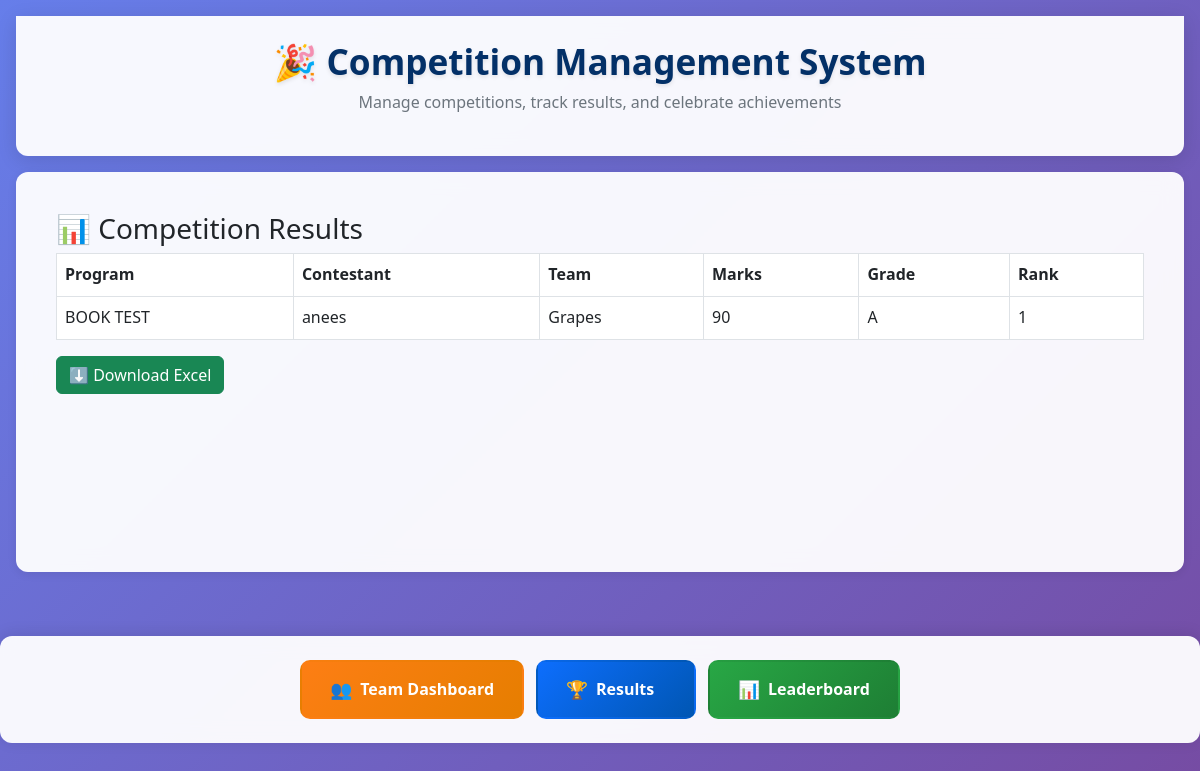
/results/ (signed in), run on an earlier commit of the app's database.
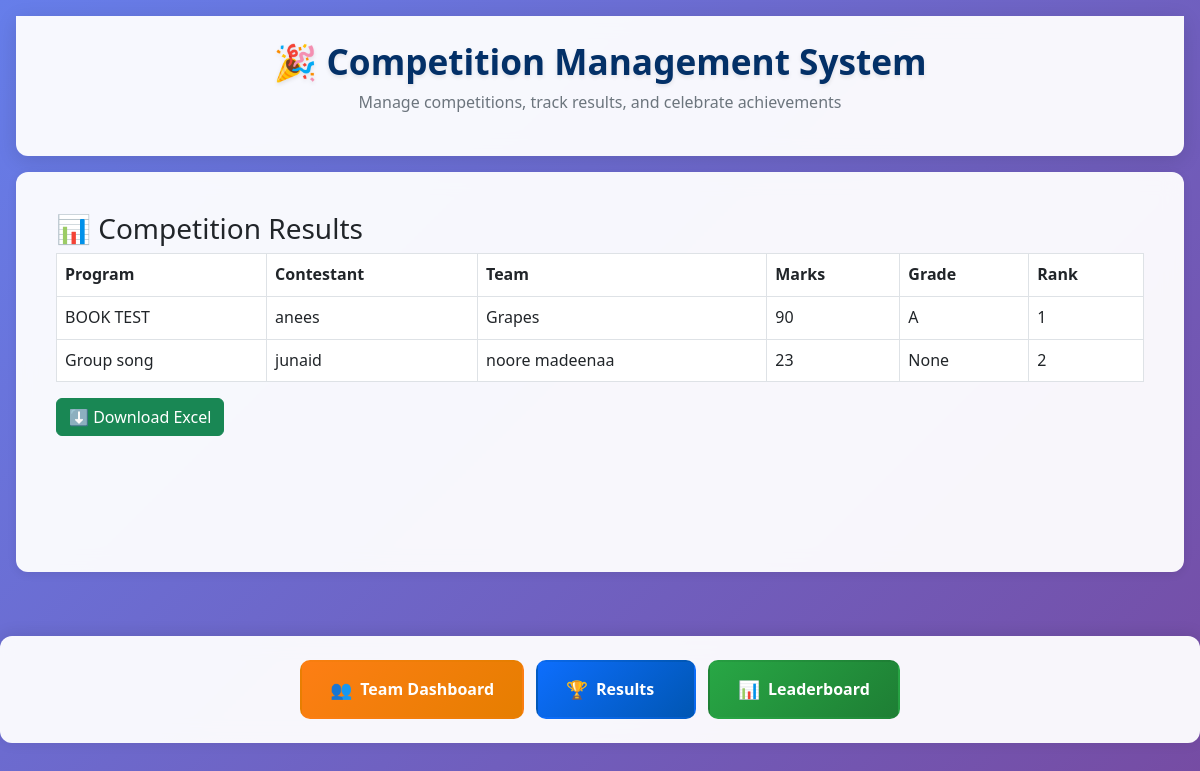
And on a later commit of the database.
### core/models.py (models this page shows, shortened)
class Participation(models.Model):
    contestant = models.ForeignKey(Contestant, on_delete=models.CASCADE)
    program = models.ForeignKey(Program, on_delete=models.CASCADE)
    marks = models.IntegerField(null=True, blank=True)
    rank = models.PositiveIntegerField(null=True, blank=True)
    grade = models.CharField(max_length=1, null=True, blank=True)
    points_awarded = models.BooleanField(default=False)

class Program(models.Model):
    name = models.CharField(max_length=100)
    category = models.ForeignKey(Category, on_delete=models.CASCADE)
    is_group = models.BooleanField(default=False, null=True)

class Contestant(models.Model):
    chest_no = models.PositiveIntegerField(unique=True, null=True)
    name = models.CharField(max_length=100)
    team = models.ForeignKey(Team, on_delete=models.CASCADE, null=True, blank=True)
    category = models.ForeignKey(Category, on_delete=models.CASCADE, null=True)
    total_points = models.IntegerField(default=0)

class Team(models.Model):
    user = models.OneToOneField(User, on_delete=models.CASCADE)
    name = models.CharField(max_length=100)
    total_points = models.IntegerField(default=0)

### core/views.py (the view)
# urls.py: path('results/', views.results_view, name='results'),
@login_required
def results_view(request):
    participations = (
        Participation.objects.filter(marks__isnull=False)
        .select_related('program', 'contestant', 'contestant__team')
        .order_by('-marks')  # Sort by marks first
    )
    current_rank = 0
    last_marks = None
    for index, p in enumerate(participations, start=1):
        if p.marks != last_marks:
            current_rank = index
            last_marks = p.marks
        p.rank = current_rank
    return render(request, 'results.html', {'participations': participations})

### templates/results.html
{% extends 'base.html' %}
{% block content %}
<h3>📊 Competition Results</h3>
<table class="table table-bordered">
    <thead>
        <tr>
            <th>Program</th>
            <th>Contestant</th>
            <th>Team</th>
            <th>Marks</th>
            <th>Grade</th>
            <th>Rank</th>
        </tr>
    </thead>
    <tbody>
        {% for p in participations %}
        <tr>
            <td>{{ p.program.name }}</td>
            <td>{{ p.contestant.name }}</td>
            <td>{{ p.contestant.team.name }}</td>
            <td>{{ p.marks }}</td>
            <td>{{ p.grade }}</td>
            <td>{{ p.rank }}</td>
        </tr>
        {% endfor %}
    </tbody>
</table>
<a href="{% url 'export_excel' %}" class="btn btn-success">⬇️ Download Excel</a>
{% endblock %}

What changed in the data, as far as the page shows it:
now on this page (row edited): Participation: program.name "Group song", contestant.name "junaid", contestant.team.name "noore madeenaa", marks "23", grade "None", rank "2"
